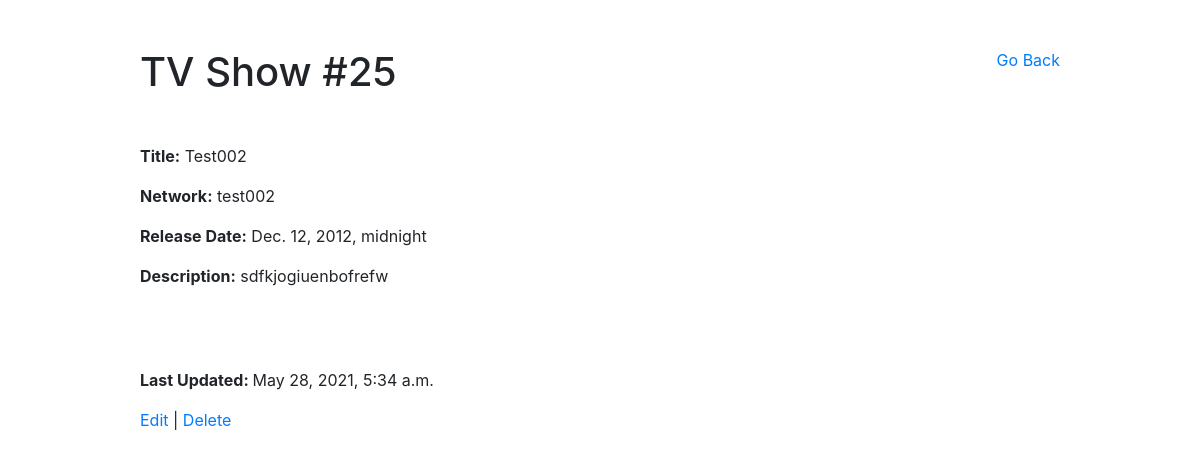
/shows/25, run on the app's committed database.
### tv_shows_app/models.py (models this page shows)
class Show(models.Model):
    title = models.CharField(max_length=255)
    network = models.CharField(max_length=255)
    release_date = models.DateTimeField()
    description = models.TextField()
    created_at = models.DateTimeField(auto_now_add=True)
    updated_at = models.DateTimeField(auto_now=True)
    objects = ShowManager()

### tv_shows_app/views.py (the view)
# urls.py: path('shows/<int:id>', views.show_info),
def show_info(request, id):  # path('shows/<int:id>', views.show_info),
    context = {
        "this_show": Show.objects.get(id=id),
    }
    return render(request, 'show_info.html', context)

### tv_shows_app/templates/show_info.html (shortened to what this page needs)
<!DOCTYPE html>
<html lang="en">
<head>
    <link rel="stylesheet" href="https://stackpath.bootstrapcdn.com/bootstrap/4.5.2/css/bootstrap.min.css"
>
</head>
<body>
    <div class="container mt-5">
        <div class="row">
            <div class="col-sm-10 offset-sm-1 mb-3">
                <a class="float-right" href="/shows">Go Back</a>
                <h1>TV Show #{{ this_show.id }}</h1>
                <div class="mt-5">
                    <p><b>Title:</b> {{ this_show.title }}</p>
                    <p><b>Network:</b> {{ this_show.network }}</p>
                    <p><b>Release Date:</b> {{ this_show.release_date }}</p>
                    <p><b>Description:</b> {{ this_show.description }}</p>
                </div>
            </div>
        </div>
        <div class="row mt-5">
            <div class="col-sm-10 offset-sm-1">
                <p><b>Last Updated: </b>{{ this_show.updated_at }}</p>
                <a href="/shows/{{this_show.id}}/edit">Edit</a> |
                <a href="/shows/{{this_show.id}}/destroy">Delete</a>
            </div>
        </div>
    </div>
</body>
</html>

### data on the page
Show: id "25", title "Test002", network "test002", release_date "Dec. 12, 2012, midnight", description "sdfkjogiuenbofrefw", updated_at "May 28, 2021, 5:34 a.m."
